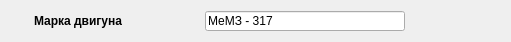
     <widget class="QWidget" name="layoutWidget">
      <property name="geometry">
       <rect>
        <x>10</x>
        <y>10</y>
        <width>511</width>
        <height>32</height>
       </rect>
      </property>
      <layout class="QHBoxLayout" name="horizontalLayout_32">
       <item>
        <widget class="QLabel" name="label">
         <property name="maximumSize">
          <size>
           <width>142</width>
           <height>20</height>
          </size>
         </property>
         <property name="font">
          <font>
           <pointsize>9</pointsize>
           <weight>75</weight>
           <bold>true</bold>
          </font>
         </property>
         <property name="text">
          <string>Марка двигуна</string>
         </property>
        </widget>
       </item>
       <item>
        <widget class="QLineEdit" name="lineEdit_name">
         <property name="maximumSize">
          <size>
           <width>200</width>
           <height>20</height>
          </size>
         </property>
         <property name="text">
          <string>МеМЗ - 317</string>
         </property>
        </widget>
       </item>
       <item>
        <widget class="QLabel" name="label_85">
         <property name="maximumSize">
          <size>
           <width>42</width>
           <height>20</height>
          </size>
         </property>
         <property name="text">
          <string/>
         </property>
        </widget>
       </item>
      </layout>
     </widget>
